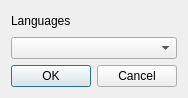
<?xml version="1.0" encoding="UTF-8"?>
<ui version="4.0">
 <class>DialogLanguages</class>
 <widget class="QDialog" name="DialogLanguages">
  <property name="geometry">
   <rect>
    <x>0</x>
    <y>0</y>
    <width>182</width>
    <height>97</height>
   </rect>
  </property>
  <property name="maximumSize">
   <size>
    <width>16777215</width>
    <height>100</height>
   </size>
  </property>
  <property name="windowTitle">
   <string>Dialog</string>
  </property>
  <layout class="QVBoxLayout" name="verticalLayout">
   <item>
    <layout class="QHBoxLayout" name="horizontalLayout_2">
     <item>
      <widget class="QLabel" name="label">
       <property name="text">
        <string>Languages</string>
       </property>
      </widget>
     </item>
     <item>
      <spacer name="horizontalSpacer_2">
       <property name="orientation">
        <enum>Qt::Horizontal</enum>
       </property>
       <property name="sizeHint" stdset="0">
        <size>
         <width>40</width>
         <height>20</height>
        </size>
       </property>
      </spacer>
     </item>
    </layout>
   </item>
   <item>
    <widget class="QComboBox" name="comboBox"/>
   </item>
   <item>
    <layout class="QHBoxLayout" name="horizontalLayout">
     <item>
      <spacer name="horizontalSpacer">
       <property name="orientation">
        <enum>Qt::Horizontal</enum>
       </property>
       <property name="sizeHint" stdset="0">
        <size>
         <width>40</width>
         <height>20</height>
        </size>
       </property>
      </spacer>
     </item>
     <item>
      <widget class="QPushButton" name="OK">
       <property name="text">
        <string>OK</string>
       </property>
      </widget>
     </item>
     <item>
      <widget class="QPushButton" name="Cancel">
       <property name="text">
        <string>Cancel</string>
       </property>
      </widget>
     </item>
    </layout>
   </item>
  </layout>
 </widget>
 <resources/>
 <connections/>
</ui>
